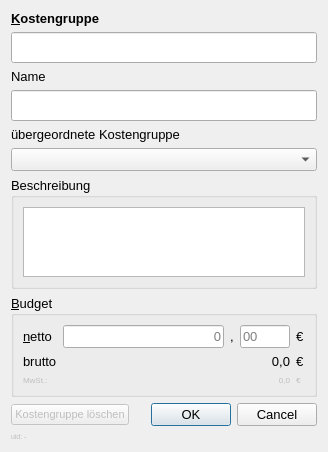
<?xml version="1.0" encoding="UTF-8"?>
<ui version="4.0">
 <class>Dialog</class>
 <widget class="QDialog" name="Dialog">
  <property name="geometry">
   <rect>
    <x>0</x>
    <y>0</y>
    <width>328</width>
    <height>437</height>
   </rect>
  </property>
  <property name="font">
   <font>
    <pointsize>10</pointsize>
   </font>
  </property>
  <property name="windowTitle">
   <string>Kostengruppe</string>
  </property>
  <layout class="QVBoxLayout" name="verticalLayout">
   <item>
    <widget class="QLabel" name="label_id">
     <property name="font">
      <font>
       <pointsize>10</pointsize>
       <weight>75</weight>
       <bold>true</bold>
      </font>
     </property>
     <property name="text">
      <string>&amp;Kostengruppe</string>
     </property>
     <property name="buddy">
      <cstring>lineEdit_id</cstring>
     </property>
    </widget>
   </item>
   <item>
    <widget class="QLineEdit" name="lineEdit_id">
     <property name="font">
      <font>
       <pointsize>14</pointsize>
      </font>
     </property>
    </widget>
   </item>
   <item>
    <widget class="QLabel" name="label_name">
     <property name="text">
      <string>Name</string>
     </property>
     <property name="buddy">
      <cstring>lineEdit_name</cstring>
     </property>
    </widget>
   </item>
   <item>
    <widget class="QLineEdit" name="lineEdit_name">
     <property name="font">
      <font>
       <pointsize>14</pointsize>
      </font>
     </property>
    </widget>
   </item>
   <item>
    <widget class="QLabel" name="label_cost_group">
     <property name="text">
      <string>übergeordnete Kostengruppe</string>
     </property>
    </widget>
   </item>
   <item>
    <widget class="QComboBox" name="comboBox_parent">
     <property name="minimumSize">
      <size>
       <width>150</width>
       <height>0</height>
      </size>
     </property>
    </widget>
   </item>
   <item>
    <widget class="QGroupBox" name="groupBox_description">
     <property name="title">
      <string>Beschreibung</string>
     </property>
     <layout class="QFormLayout" name="formLayout_2">
      <item row="0" column="0" colspan="2">
       <widget class="QTextEdit" name="textEdit_description"/>
      </item>
     </layout>
    </widget>
   </item>
   <item>
    <widget class="QGroupBox" name="groupBox_job_sum">
     <property name="title">
      <string>&amp;Budget</string>
     </property>
     <layout class="QGridLayout" name="gridLayout_4">
      <item row="1" column="0">
       <widget class="QLabel" name="label_net">
        <property name="text">
         <string>&amp;netto</string>
        </property>
        <property name="buddy">
         <cstring>lineEdit_budget_1</cstring>
        </property>
       </widget>
      </item>
      <item row="2" column="1" colspan="3">
       <widget class="QLabel" name="label_budget_w_VAT">
        <property name="text">
         <string>0,0</string>
        </property>
        <property name="alignment">
         <set>Qt::AlignRight|Qt::AlignTrailing|Qt::AlignVCenter</set>
        </property>
       </widget>
      </item>
      <item row="1" column="4">
       <widget class="QLabel" name="label_currency_1">
        <property name="maximumSize">
         <size>
          <width>16777215</width>
          <height>16777215</height>
         </size>
        </property>
        <property name="text">
         <string>€</string>
        </property>
       </widget>
      </item>
      <item row="2" column="4">
       <widget class="QLabel" name="label_currency_10">
        <property name="maximumSize">
         <size>
          <width>16777215</width>
          <height>16777215</height>
         </size>
        </property>
        <property name="text">
         <string>€</string>
        </property>
       </widget>
      </item>
      <item row="1" column="2">
       <widget class="QLabel" name="label_comma">
        <property name="text">
         <string>,</string>
        </property>
       </widget>
      </item>
      <item row="3" column="4">
       <widget class="QLabel" name="label_currency_11">
        <property name="enabled">
         <bool>false</bool>
        </property>
        <property name="maximumSize">
         <size>
          <width>16777215</width>
          <height>16777215</height>
         </size>
        </property>
        <property name="font">
         <font>
          <pointsize>6</pointsize>
         </font>
        </property>
        <property name="text">
         <string>€</string>
        </property>
       </widget>
      </item>
      <item row="1" column="1">
       <widget class="QLineEdit" name="lineEdit_budget_1">
        <property name="font">
         <font>
          <pointsize>10</pointsize>
         </font>
        </property>
        <property name="layoutDirection">
         <enum>Qt::LeftToRight</enum>
        </property>
        <property name="alignment">
         <set>Qt::AlignRight|Qt::AlignTrailing|Qt::AlignVCenter</set>
        </property>
        <property name="readOnly">
         <bool>false</bool>
        </property>
        <property name="placeholderText">
         <string>0</string>
        </property>
        <property name="clearButtonEnabled">
         <bool>false</bool>
        </property>
       </widget>
      </item>
      <item row="1" column="3">
       <widget class="QLineEdit" name="lineEdit_budget_2">
        <property name="maximumSize">
         <size>
          <width>50</width>
          <height>16777215</height>
         </size>
        </property>
        <property name="font">
         <font>
          <pointsize>10</pointsize>
         </font>
        </property>
        <property name="maxLength">
         <number>2</number>
        </property>
        <property name="echoMode">
         <enum>QLineEdit::Normal</enum>
        </property>
        <property name="cursorPosition">
         <number>0</number>
        </property>
        <property name="placeholderText">
         <string>00</string>
        </property>
       </widget>
      </item>
      <item row="3" column="1" colspan="3">
       <widget class="QLabel" name="label_budget_VAT_amount">
        <property name="enabled">
         <bool>false</bool>
        </property>
        <property name="font">
         <font>
          <pointsize>6</pointsize>
         </font>
        </property>
        <property name="text">
         <string>0,0</string>
        </property>
        <property name="alignment">
         <set>Qt::AlignRight|Qt::AlignTrailing|Qt::AlignVCenter</set>
        </property>
       </widget>
      </item>
      <item row="3" column="0">
       <widget class="QLabel" name="label_VAT">
        <property name="enabled">
         <bool>false</bool>
        </property>
        <property name="font">
         <font>
          <pointsize>6</pointsize>
         </font>
        </property>
        <property name="text">
         <string>MwSt.:</string>
        </property>
       </widget>
      </item>
      <item row="2" column="0">
       <widget class="QLabel" name="label_w_tax">
        <property name="text">
         <string>brutto</string>
        </property>
       </widget>
      </item>
     </layout>
    </widget>
   </item>
   <item>
    <layout class="QHBoxLayout" name="horizontalLayout">
     <item>
      <widget class="QPushButton" name="pushButton_delete">
       <property name="enabled">
        <bool>false</bool>
       </property>
       <property name="sizePolicy">
        <sizepolicy hsizetype="Maximum" vsizetype="Fixed">
         <horstretch>0</horstretch>
         <verstretch>0</verstretch>
        </sizepolicy>
       </property>
       <property name="maximumSize">
        <size>
         <width>16777215</width>
         <height>16777215</height>
        </size>
       </property>
       <property name="font">
        <font>
         <pointsize>8</pointsize>
        </font>
       </property>
       <property name="text">
        <string>Kostengruppe löschen</string>
       </property>
       <property name="checkable">
        <bool>false</bool>
       </property>
       <property name="default">
        <bool>false</bool>
       </property>
       <property name="flat">
        <bool>false</bool>
       </property>
      </widget>
     </item>
     <item>
      <widget class="QDialogButtonBox" name="buttonBox">
       <property name="orientation">
        <enum>Qt::Horizontal</enum>
       </property>
       <property name="standardButtons">
        <set>QDialogButtonBox::Cancel|QDialogButtonBox::Ok</set>
       </property>
      </widget>
     </item>
    </layout>
   </item>
   <item>
    <widget class="QLabel" name="label_uid">
     <property name="enabled">
      <bool>false</bool>
     </property>
     <property name="sizePolicy">
      <sizepolicy hsizetype="Preferred" vsizetype="Maximum">
       <horstretch>0</horstretch>
       <verstretch>0</verstretch>
      </sizepolicy>
     </property>
     <property name="font">
      <font>
       <pointsize>5</pointsize>
      </font>
     </property>
     <property name="text">
      <string>uid: -</string>
     </property>
     <property name="alignment">
      <set>Qt::AlignLeading|Qt::AlignLeft|Qt::AlignVCenter</set>
     </property>
    </widget>
   </item>
  </layout>
 </widget>
 <resources/>
 <connections>
  <connection>
   <sender>buttonBox</sender>
   <signal>accepted()</signal>
   <receiver>Dialog</receiver>
   <slot>accept()</slot>
   <hints>
    <hint type="sourcelabel">
     <x>248</x>
     <y>254</y>
    </hint>
    <hint type="destinationlabel">
     <x>157</x>
     <y>274</y>
    </hint>
   </hints>
  </connection>
  <connection>
   <sender>buttonBox</sender>
   <signal>rejected()</signal>
   <receiver>Dialog</receiver>
   <slot>reject()</slot>
   <hints>
    <hint type="sourcelabel">
     <x>316</x>
     <y>260</y>
    </hint>
    <hint type="destinationlabel">
     <x>286</x>
     <y>274</y>
    </hint>
   </hints>
  </connection>
 </connections>
</ui>
